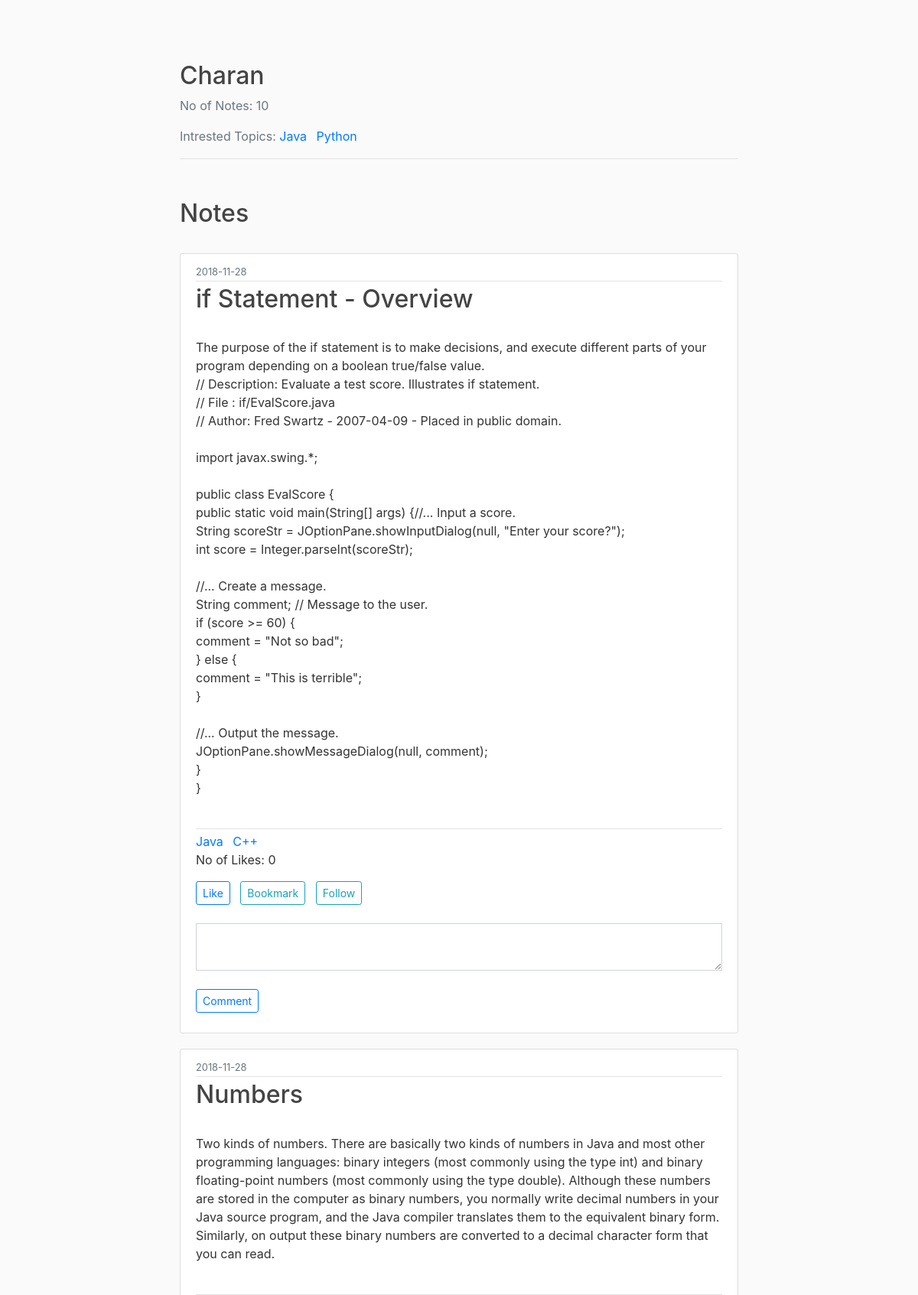
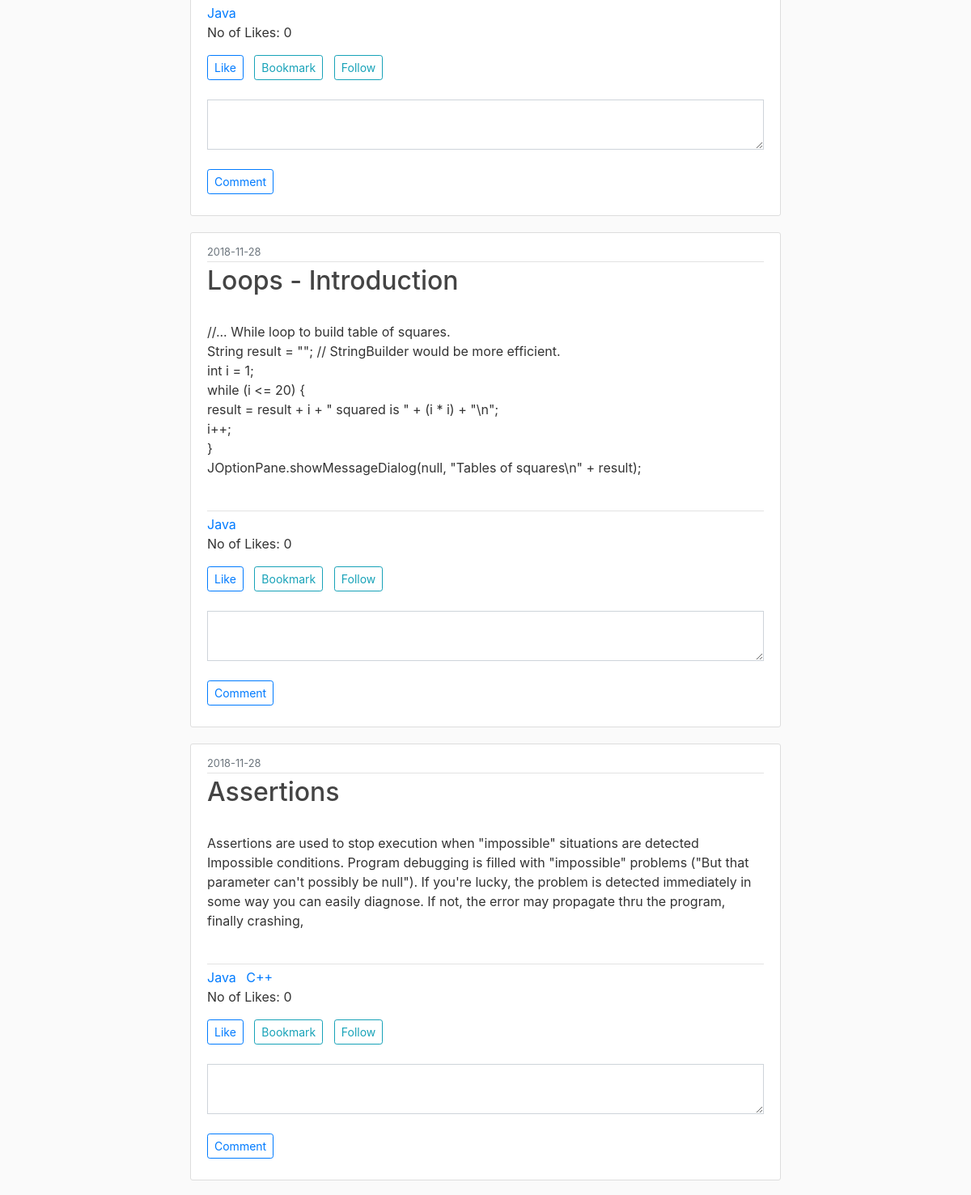
Page /user/1 (upper part) on the committed database (2 pictures, top to bottom).
### flaskblog/models.py (models this page shows, shortened)
class User(db.Model, UserMixin):
    id = db.Column(db.Integer, primary_key=True)
    firstname = db.Column(db.String(20), nullable=False)
    lastname = db.Column(db.String(20), nullable=False)
    email = db.Column(db.String(120), unique=True, nullable=False)
    password = db.Column(db.String(60), nullable=False)
    note = db.relationship('Note', backref='author', lazy=True)

class Tag(db.Model):
    id = db.Column(db.Integer, primary_key=True)
    name = db.Column(db.String(100), nullable=False)
    usertags = db.relationship('User', secondary='tagmapper', backref=db.backref('usertags', lazy='dynamic'))
    notetags = db.relationship('Note', secondary='notemapper', backref=db.backref('notetags', lazy='dynamic'))

class Note(db.Model):
    id = db.Column(db.Integer, primary_key=True)
    title = db.Column(db.String(100), nullable=False)
    date_created = db.Column(db.DateTime, nullable=False, default=datetime.utcnow)
    content = db.Column(db.Text, nullable=False)
    mode = db.Column(db.String(10), nullable=False)
    likes = db.Column(db.Integer, default= 0)
    user_id = db.Column(db.Integer, db.ForeignKey('user.id'), nullable=False)

### flaskblog/routes.py (the view)
@app.route("/user/<int:user_id>")
def user_notes(user_id):
    user = User.query.filter_by(id=user_id).first_or_404()
    notecount = Note.query.filter_by(user_id = user.id).count()
    notes = Note.query.filter_by(author=user)\
        .order_by(Note.date_created.desc())
    return render_template('user_notes.html', notes=notes, user=user, count = notecount)

### flaskblog/templates/user_notes.html
{% extends "layout.html" %}
{% block content %}
<div class="article-metadata">
  <h2> {{ user.firstname }} </h2>
  <p class="text-secondary"> No of Notes: {{ count }}</p>
  <p class="text-secondary"> Intrested Topics:
  {% for n in user.usertags %}
    <a class="mr-2" href="{{ url_for('tags', tag_id=n.id) }}">{{ n.name }}</a>
  {% endfor %}
  </p>
</div>
<br>
<br>
<h2>Notes</h2>
<br>
{% for note in notes %}
    <article class="media content-section">
      <div class="media-body">
        <div class="article-metadata">
          <small class="text-muted">{{ note.date_created.strftime('%Y-%m-%d') }}</small>
        </div>
        <div class="article-metadata">
          <h2><a class="article-title" href="{{ url_for('note', note_id=note.id) }}">{{ note.title }}</a></h2><br>
          <p class="article-content">{{ note.content }}</p><br>
        </div>
      {% for n in note.notetags %}
        <a class="mr-2" href="{{ url_for('tags', tag_id=n.id) }}">{{ n.name }}</a>
      {% endfor %}
      <div class="form-group">
        <p class="article-content"> No of Likes: {{ note.likes }}</p>
        <a  class="btn btn-outline-primary btn-sm"  href="{{ url_for('like', note_id=note.id) }}">Like</a>&nbsp&nbsp
        <a  class="btn btn-outline-info btn-sm" href="{{ url_for('bookmark', note_id=note.id) }}">Bookmark</a>&nbsp&nbsp
        <a  class="btn btn-outline-info btn-sm" href="{{ url_for('follow', note_id=note.id) }}">Follow</a>
        <br>
        <br>
        <textarea class="form-control rounded-0" id="exampleFormControlTextarea2" rows="2"></textarea><br>
        <p><a class="btn btn-outline-primary btn-sm" href="{{ url_for('comment', note_id=note.id) }}" data-toggle="collapse" href="#collapseExample" role="button" aria-expanded="false" aria-controls="collapseExample"> Comment </a></p>
      </div>
    </div>
    </article>
{% endfor %}
{% endblock content %}

### flaskblog/static/main.css (style rules this page uses)
body { background: #fafafa; color: #333333; margin-top: 5rem; }
h1, h2, h3, h4, h5, h6 { color: #444444; }
.content-section { background: #ffffff; padding: 10px 20px; border: 1px solid #dddddd; border-radius: 3px; margin-bottom: 20px; margin-left: auto; margin-right: auto; }
.article-title { color: #444444; }
.article-content { white-space: pre-line; }
.article-metadata { padding-bottom: 1px; margin-bottom: 4px; border-bottom: 1px solid #e3e3e3 }

### rows in the picture
User: firstname "Charan"
Tag: name "Java"
Tag: name "Python"
Note: date_created "2018-11-28", title "if Statement - Overview", content "The purpose of the if statement is to make decisions, and execute different parts of your program depending on a boolean true/false value. // Description: Evaluate a test score. Illustrates if statement. // File : if/EvalScore.java // Author: Fred Swartz - 2007-04-09 - Placed in public domain. import javax.swing.*; public class EvalScore { public static void main(String[] args) {//... Input a score. String scoreStr = JOptionPane.showInputDialog(null, \"Enter your score?\"); int score = Integer.parseInt(scoreStr); //... Create a message. String comment; // Message to the user. if (score >= 60) { comment = \"Not so bad\"; } else { comment = \"This is terrible\"; } //... Output the message.…", likes "0"
Tag: name "C++"
Note: date_created "2018-11-28", title "Numbers", content "Two kinds of numbers. There are basically two kinds of numbers in Java and most other programming languages: binary integers (most commonly using the type int) and binary floating-point numbers (most commonly using the type double). Although these numbers are stored in the computer as binary numbers, you normally write decimal numbers in your Java source program, and the Java compiler translates them to the equivalent binary form. Similarly, on output these binary numbers are converted to a decimal character form that you can read.", likes "0"
Note: date_created "2018-11-28", title "Loops - Introduction", content "//... While loop to build table of squares. String result = \"\"; // StringBuilder would be more efficient. int i = 1; while (i <= 20) { result = result + i + \" squared is \" + (i * i) + \"\\n\"; i++; } JOptionPane.showMessageDialog(null, \"Tables of squares\\n\" + result);", likes "0"
Note: date_created "2018-11-28", title "Assertions", content "Assertions are used to stop execution when \"impossible\" situations are detected Impossible conditions. Program debugging is filled with \"impossible\" problems (\"But that parameter can't possibly be null\"). If you're lucky, the problem is detected immediately in some way you can easily diagnose. If not, the error may propagate thru the program, finally crashing,", likes "0"

### other values in the picture
{{ count }} "10"
